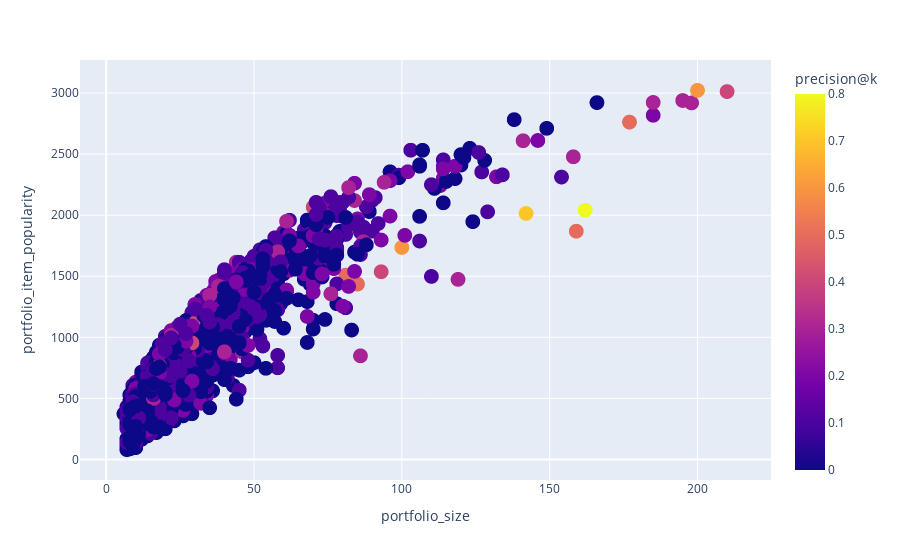

Source (notebook cell):
### Code cell
fig = px.scatter(
    results_df, 
    x="portfolio_size", 
    y="portfolio_item_popularity", 
    color = "precision@k",
    # size = "precision@k",
    # size_max = 30
    ) #symbol #, color="portfolio_size_bucket"
fig.update_traces(marker=dict(size=15))
fig.show()

### Figure 1 — Plotly figure (JSON) as saved in the notebook; plotly's stock layout.template omitted (floating-point values rounded to 4 significant figures; data arrays with more than 128 entries replaced by an {"elided": "..."} marker saying what was removed)
{"data": [{"hovertemplate": "portfolio_size=%{x}<br>portfolio_item_popularity=%{y}<br>precision@k=%{marker.color}<extra></extra>", "legendgroup": "", "marker": {"color": {"elided": "5906 float values"}, "coloraxis": "coloraxis", "size": 15, "symbol": "circle"}, "mode": "markers", "name": "", "showlegend": false, "type": "scattergl", "x": {"elided": "5906 int values"}, "xaxis": "x", "y": {"elided": "5906 float values"}, "yaxis": "y"}], "layout": {"coloraxis": {"colorbar": {"title": {"text": "precision@k"}}, "colorscale": [[0, "#0d0887"], [0.1111, "#46039f"], [0.2222, "#7201a8"], [0.3333, "#9c179e"], [0.4444, "#bd3786"], [0.5556, "#d8576b"], [0.6667, "#ed7953"], [0.7778, "#fb9f3a"], [0.8889, "#fdca26"], [1, "#f0f921"]]}, "legend": {"tracegroupgap": 0}, "margin": {"t": 60}, "xaxis": {"anchor": "y", "domain": [0, 1], "title": {"text": "portfolio_size"}}, "yaxis": {"anchor": "x", "domain": [0, 1], "title": {"text": "portfolio_item_popularity"}}}}
